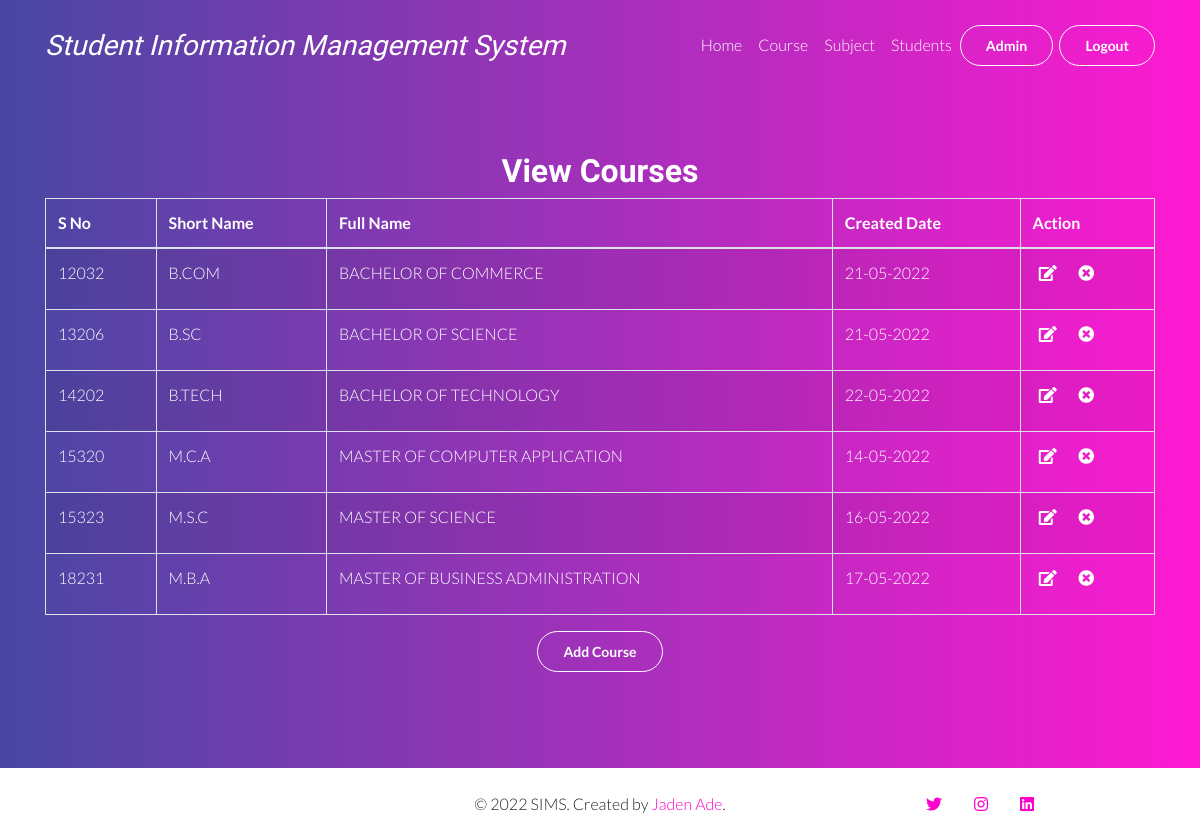
The page /viewcourse.php (signed in) on the database its author committed.
### tables this page shows
CREATE TABLE `tbl_course` (
  `cid` int(11) NOT NULL,
  `cshort` varchar(250) DEFAULT NULL,
  `cfull` varchar(250) DEFAULT NULL,
  `cdate` varchar(50) DEFAULT NULL
);

### viewcourse.php (the view, shortened to what this page needs)
<?php session_start();
include "config/config.php";
    $db= $con;
    $tableName="tbl_course";
    $columns= ['*'];
    $fetchData = fetch_data($db, $tableName, $columns);
    function fetch_data($db, $tableName, $columns){
     if(empty($db)){
      $msg= "Database connection error";
     }elseif (empty($columns) || !is_array($columns)) {
      $msg="columns Name must be defined in an indexed array";
     }elseif(empty($tableName)){
       $msg= "Table Name is empty";
    }else{
    $columnName = implode(", ", $columns);
    $query = "SELECT ".$columnName." FROM $tableName"." ORDER BY cid";
    $result = $db->query($query);
    if($result== true){
     if ($result->num_rows > 0) {
        $row= mysqli_fetch_all($result, MYSQLI_ASSOC);
        $msg= $row;
     } else {
        $msg= "No Data Found";
     }
    }else{
      $msg= mysqli_error($db);
    }
    }
    return $msg;
    }
?>
<!DOCTYPE html>
<html lang="en">
<head>
    <link rel="stylesheet" href="vendor/bootstrap/bootstrap.min.css">
    <link rel="stylesheet" href="vendor/select2/select2.min.css">
    <link rel="stylesheet" href="vendor/owlcarousel/owl.carousel.min.css">
    <link rel="stylesheet" href="vendor/lightcase/lightcase.css">
     <link rel="stylesheet" href="https://unpkg.com/aos@next/dist/aos.css" />
    <link rel="stylesheet" href="css/style.min.css">
    <link rel="stylesheet" href="https://cdn.linearicons.com/free/1.0.0/icon-font.min.css">
    <link rel="stylesheet" href="https://use.fontawesome.com/releases/v5.8.1/css/all.css">
</head>
<body data-spy="scroll" data-target="#navbar" class="static-layout">
<?php include 'header.php';?>
	<section id="who-we-are" class="overlay text-white">
    <div class="container">
        <div class="section-content">
            <div class="col text-center" data-aos="fade-up">
                <br>
                <br>
                <br>
                <h2 class="section-title"><b>View Courses</b></h2>
            </div>
            <div class="row" data-aos="fade-up">
                <div class="col-lg-12">
                    <div class="panel panel-default">
                        <div class="panel-body">
                            <div class="dataTable_wrapper">
                                <table class="table table-striped table-bordered table-hover" id="dataTables-example">
                                    <thead>
                                        <tr>
                                            <th>S No</th>
                                            <th>Short Name</th>
                                            <th>Full Name</th>
                                            <th>Created Date</th>
                                            <th>Action</th>
                                        </tr>
                                    </thead>
                                    <tbody>
                                    <?php
      if(is_array($fetchData)){
      $sn=1;
      foreach($fetchData as $data){
    ?>
    <tr>
      <td><?php echo $data['cid']??''; ?></td>
      <td><?php echo $data['cshort']??''; ?></td>
      <td><?php echo $data['cfull']??''; ?></td>
      <td><?php echo $data['cdate']??''; ?></td>
      <td>&nbsp;&nbsp;<a href="editcourse.php" <p class="fa fa-edit btn-outline-primary"></p></a> &nbsp;&nbsp;&nbsp;&nbsp;&nbsp;
                                             <a href="deletecourse.php"> <p class="fa fa-times-circle btn-outline-primary"></p></td>
     </tr>
     <?php
      $sn++;}}?>
    </tbody>
     </table>
   </div>
                        </div>
                    </div>
                </div>
            </div>
             <div class="col-md-12 col-sm-12 text-center " data-aos="fade-up" data-aos-delay="200">
                    <p><a class="btn btn-outline-primary" href="addcourse.php" role="button">Add Course</a></p>
                </div>
        </div>
    </div>
</section>		</div>
<?php include 'footer.php';?>
</body>
</html>

### header.php (shortened to what this page needs)
<!DOCTYPE html>
<html lang="en">
<head>
    <link rel="stylesheet" href="vendor/bootstrap/bootstrap.min.css">
    <link rel="stylesheet" href="vendor/select2/select2.min.css">
    <link rel="stylesheet" href="vendor/owlcarousel/owl.carousel.min.css">
    <link rel="stylesheet" href="vendor/lightcase/lightcase.css">
     <link rel="stylesheet" href="https://unpkg.com/aos@next/dist/aos.css" />
    <link rel="stylesheet" href="css/style.min.css">
    <link rel="stylesheet" href="https://cdn.linearicons.com/free/1.0.0/icon-font.min.css">
    <link rel="stylesheet" href="https://use.fontawesome.com/releases/v5.8.1/css/all.css">
</head>
<body data-spy="scroll" data-target="#navbar" class="static-layout">
<nav id="header-navbar" class="navbar navbar-expand-lg py-4">
    <div class="container" >
        <a class="navbar-brand d-flex align-items-center text-white" href="/sims">
            <h3 class="font-weight-bolder mb-0"><i>Student Information Management System</i></h3>
        </a>
        <div class="collapse navbar-collapse" id="navbar-nav-header">
            <ul class="navbar-nav ml-auto">
                <li class="nav-item">
                    <a class="nav-link" href="/SIMS">Home</a>
                </li>
                <li class="nav-item">
                    <a class="nav-link" href="course.php">Course</a>
                </li>
                <li class="nav-item">
                    <a class="nav-link" href="subject.php">Subject</a>
                </li>
                <li class="nav-item">
                    <a class="nav-link" href="students.php">Students</a>
                </li>
                <li class="nav-item">
                    <form method='post' action="admin.php">
            <input type="submit" class="btn btn-outline-primary" value="Admin" name="admin">
        </form>
                </li>&nbsp;&nbsp;
                <li class="nav-item">
                    <form method='post' action="">
            <input type="submit" class="btn btn-outline-primary" value="Logout" name="but_logout">
        </form>
                </li>
            </ul>
        </div>
    </div>
</nav>
</body>
</html>

### footer.php (shortened to what this page needs)
<!DOCTYPE html>
<html lang="en">
<head>
    <link rel="stylesheet" href="vendor/bootstrap/bootstrap.min.css">
    <link rel="stylesheet" href="vendor/select2/select2.min.css">
    <link rel="stylesheet" href="vendor/owlcarousel/owl.carousel.min.css">
    <link rel="stylesheet" href="vendor/lightcase/lightcase.css">
     <link rel="stylesheet" href="https://unpkg.com/aos@next/dist/aos.css" />
    <link rel="stylesheet" href="css/style.min.css">
    <link rel="stylesheet" href="https://cdn.linearicons.com/free/1.0.0/icon-font.min.css">
    <link rel="stylesheet" href="https://use.fontawesome.com/releases/v5.8.1/css/all.css">
</head>
<body data-spy="scroll" data-target="#navbar" class="static-layout">
<footer class="mastfoot my-3">
    <div class="inner container">
         <div class="row">
         	<div class="col-lg-4 col-md-12 d-flex align-items-center">
         	</div>
         	<div class="col-lg-4 col-md-12 d-flex align-items-center">
         		<p class="mx-auto text-center mb-0">&copy; 2022 SIMS. Created by <a href="https://www.linkedin.com/in/jadenade/" target="_blank">Jaden Ade</a>.</p>
         	</div>
            <div class="col-lg-4 col-md-12">
            	<nav class="nav nav-mastfoot justify-content-center">
	                <a class="nav-link" href="https://twitter.com/jdn_24">
	                	<i class="fab fa-twitter"></i>
	                </a>
	                <a class="nav-link" href="https://www.instagram.com/jdn_24/">
	                	<i class="fab fa-instagram"></i>
	                </a>
	                <a class="nav-link" href="https://www.linkedin.com/in/jadenade/">
	                	<i class="fab fa-linkedin"></i>
	                </a>
	            </nav>
            </div>
        </div>
    </div>
</footer>
</body>
</html>

### rows shown on the page
tbl_course: cid "12032", cshort "B.COM", cfull "BACHELOR OF COMMERCE", cdate "21-05-2022"
tbl_course: cid "13206", cshort "B.SC", cfull "BACHELOR OF SCIENCE", cdate "21-05-2022"
tbl_course: cid "14202", cshort "B.TECH", cfull "BACHELOR OF TECHNOLOGY", cdate "22-05-2022"
tbl_course: cid "15320", cshort "M.C.A", cfull "MASTER OF COMPUTER APPLICATION", cdate "14-05-2022"
tbl_course: cid "15323", cshort "M.S.C", cfull "MASTER OF SCIENCE", cdate "16-05-2022"
tbl_course: cid "18231", cshort "M.B.A", cfull "MASTER OF BUSINESS ADMINISTRATION", cdate "17-05-2022"
